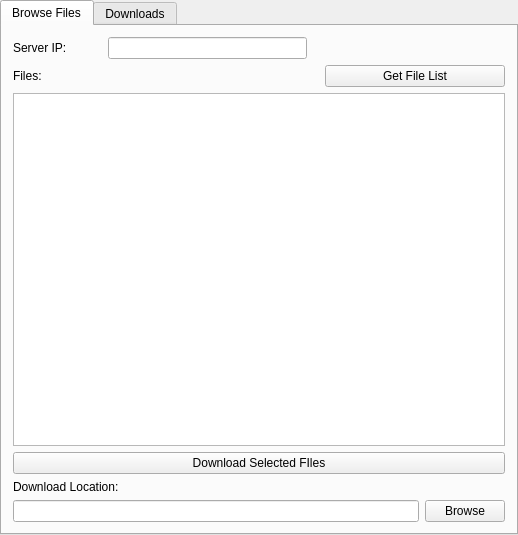
<?xml version="1.0" encoding="UTF-8"?>
<ui version="4.0">
 <class>MainWindow</class>
 <widget class="QMainWindow" name="MainWindow">
  <property name="geometry">
   <rect>
    <x>0</x>
    <y>0</y>
    <width>518</width>
    <height>535</height>
   </rect>
  </property>
  <property name="windowTitle">
   <string>QtFileTransfer Client</string>
  </property>
  <widget class="QWidget" name="centralWidget">
   <layout class="QGridLayout" name="gridLayout">
    <property name="margin">
     <number>0</number>
    </property>
    <item row="0" column="0">
     <widget class="QTabWidget" name="qtwTabbedInterface">
      <property name="currentIndex">
       <number>0</number>
      </property>
      <widget class="QWidget" name="tabBrowse">
       <attribute name="title">
        <string>Browse Files</string>
       </attribute>
       <layout class="QVBoxLayout" name="verticalLayout">
        <item>
         <layout class="QHBoxLayout" name="horizontalLayout">
          <property name="spacing">
           <number>-1</number>
          </property>
          <property name="sizeConstraint">
           <enum>QLayout::SetDefaultConstraint</enum>
          </property>
          <item>
           <widget class="QLabel" name="label">
            <property name="text">
             <string>Server IP:</string>
            </property>
           </widget>
          </item>
          <item>
           <spacer name="horizontalSpacer_2">
            <property name="orientation">
             <enum>Qt::Horizontal</enum>
            </property>
            <property name="sizeType">
             <enum>QSizePolicy::Fixed</enum>
            </property>
            <property name="sizeHint" stdset="0">
             <size>
              <width>35</width>
              <height>10</height>
             </size>
            </property>
           </spacer>
          </item>
          <item>
           <widget class="QLineEdit" name="leServerIP"/>
          </item>
          <item>
           <spacer name="horizontalSpacer">
            <property name="orientation">
             <enum>Qt::Horizontal</enum>
            </property>
            <property name="sizeHint" stdset="0">
             <size>
              <width>40</width>
              <height>20</height>
             </size>
            </property>
           </spacer>
          </item>
         </layout>
        </item>
        <item>
         <layout class="QHBoxLayout" name="horizontalLayout_3">
          <item>
           <widget class="QLabel" name="label_2">
            <property name="text">
             <string>Files:</string>
            </property>
           </widget>
          </item>
          <item>
           <spacer name="horizontalSpacer_3">
            <property name="orientation">
             <enum>Qt::Horizontal</enum>
            </property>
            <property name="sizeHint" stdset="0">
             <size>
              <width>40</width>
              <height>20</height>
             </size>
            </property>
           </spacer>
          </item>
          <item>
           <widget class="QPushButton" name="pbGetFiles">
            <property name="sizePolicy">
             <sizepolicy hsizetype="Fixed" vsizetype="Fixed">
              <horstretch>0</horstretch>
              <verstretch>0</verstretch>
             </sizepolicy>
            </property>
            <property name="minimumSize">
             <size>
              <width>180</width>
              <height>0</height>
             </size>
            </property>
            <property name="text">
             <string>Get File List</string>
            </property>
           </widget>
          </item>
         </layout>
        </item>
        <item>
         <widget class="QTreeView" name="tvFileList">
          <property name="uniformRowHeights">
           <bool>true</bool>
          </property>
          <property name="allColumnsShowFocus">
           <bool>true</bool>
          </property>
         </widget>
        </item>
        <item>
         <widget class="QPushButton" name="pbDownloadSelected">
          <property name="text">
           <string>Download Selected FIles</string>
          </property>
         </widget>
        </item>
        <item>
         <widget class="QLabel" name="label_3">
          <property name="text">
           <string>Download Location:</string>
          </property>
         </widget>
        </item>
        <item>
         <layout class="QHBoxLayout" name="horizontalLayout_2" stretch="100,1">
          <item>
           <widget class="QLineEdit" name="leDownloadDir">
            <property name="readOnly">
             <bool>true</bool>
            </property>
           </widget>
          </item>
          <item>
           <widget class="QPushButton" name="pbSelectDownloadDir">
            <property name="text">
             <string>Browse</string>
            </property>
           </widget>
          </item>
         </layout>
        </item>
       </layout>
      </widget>
      <widget class="QWidget" name="tabDownloads">
       <attribute name="title">
        <string>Downloads</string>
       </attribute>
       <layout class="QVBoxLayout" name="verticalLayout_2">
        <item>
         <widget class="QScrollArea" name="saDownloadList">
          <property name="frameShadow">
           <enum>QFrame::Sunken</enum>
          </property>
          <property name="widgetResizable">
           <bool>true</bool>
          </property>
          <widget class="QWidget" name="scrollAreaWidgetContents">
           <property name="geometry">
            <rect>
             <x>0</x>
             <y>0</y>
             <width>496</width>
             <height>492</height>
            </rect>
           </property>
           <layout class="QHBoxLayout" name="horizontalLayout_4">
            <item>
             <layout class="QVBoxLayout" name="vlProgressBars">
              <item>
               <spacer name="verticalSpacer">
                <property name="orientation">
                 <enum>Qt::Vertical</enum>
                </property>
                <property name="sizeHint" stdset="0">
                 <size>
                  <width>20</width>
                  <height>40</height>
                 </size>
                </property>
               </spacer>
              </item>
             </layout>
            </item>
           </layout>
          </widget>
         </widget>
        </item>
       </layout>
      </widget>
     </widget>
    </item>
   </layout>
  </widget>
 </widget>
 <layoutdefault spacing="6" margin="11"/>
 <resources/>
 <connections/>
</ui>
